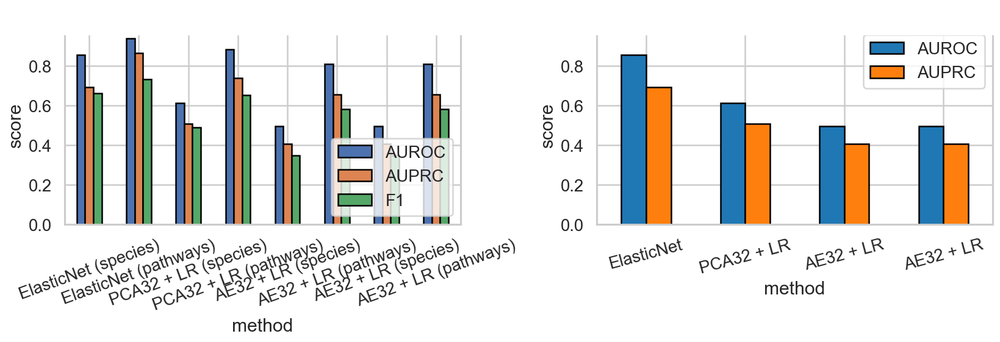
#> input picture data/sample_classification/classification_results.png, 1000 x 342 px, shrunk from 1639 x 561 before the run
$ python strip_titles.py
#> lines starting #> are read from the running program, lines starting #| are printed output that depends on the picture; after the words box and inside, x2 and y2 are one past the last pixel; in counts of white or black regions, pixels touching at a corner belong together
#!/usr/bin/env python3
"""Remove the baked-in top title band from result figures.

The thesis renamed the "Task A/B/C" sections to proper topic headings, but
several figures still carry "Task B: ..." titles rendered into the PNG. In a
paper the caption is the title, so we simply blank the top title band. The
band is detected as the first cluster of dark pixels at the very top, removed
up to the white gap before the plot/axes content begins.
"""
import sys

import numpy as np
from PIL import Image

TARGETS = [
    "data/sample_classification/classification_results.png",
    "data/protein_prioritization/figures/fig1_pr_curves.png",
    "data/protein_prioritization/figures/fig3_auprc_bars.png",
    "data/protein_prioritization/figures/fig4_stratified.png",
    "data/protein_prioritization/figures/fig6_v1_auprc.png",
    "data/protein_prioritization/figures/fig7_v1_pr.png",
    "data/protein_prioritization/figures/fig8_architecture.png",
    "data/protein_prioritization/figures/fig10_stratified_seq.png",
    "data/protein_prioritization/figures/fig12_seed_ci.png",
    "data/protein_prioritization/figures/fig20_bootstrap_ci.png",
    "data/cross_cohort/figures/fig13_crosscohort_auroc.png",
    "data/cross_cohort/figures/fig14_crosscohort_roc.png",
    "data/cross_cohort/figures/fig17_ec_crosscohort.png",
]


def strip(path, thresh=150):
#> called with thresh = 150
    img = Image.open(path).convert("RGB")
#> img is the input picture: PIL image 1000x342 RGB; mean R, G, B 227.4, 227.4, 225.8
    a = np.asarray(img).copy()
    gray = a.mean(axis=2)
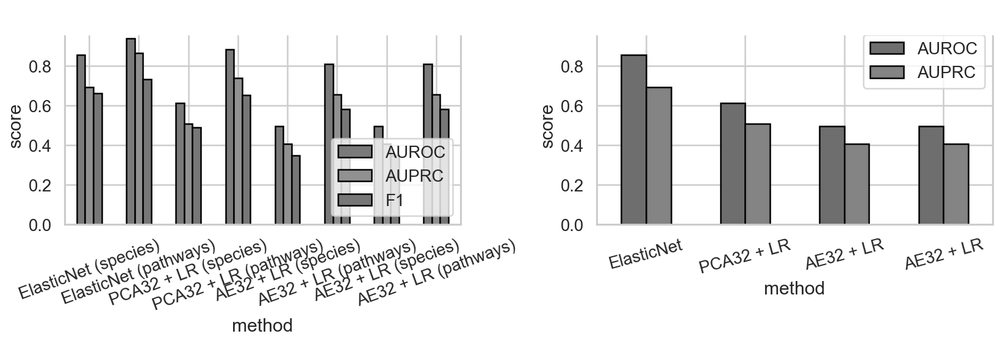
#> gray: shape (342, 1000) float64; min 0, max 255, mean 226.9
    dark = (gray < thresh).any(axis=1)
    n = len(dark)
#> n = 342

    i = 0
    while i < n and not dark[i]:
        i += 1
#> this loop made 38 passes
#> after the loop, i = 38
    title_start = i
#> title_start = 38
    while i < n and dark[i]:
        i += 1
#> after the loop, i = 231
    title_end = i
#> title_end = 231
    while i < n and not dark[i]:
        i += 1
#> this loop made 7 passes
#> after the loop, i = 238
    content_start = i
#> content_start = 238

    if title_start >= n or content_start >= n:
        print(f"  SKIP (no clear band): {path}")
        return False
    if title_start > 0.22 * n:
        print(f"  SKIP (first content not at top, start={title_start}): {path}")
        return False

    cut = (title_end + content_start) // 2
#> cut = 234
    a[0:cut, :, :] = 255
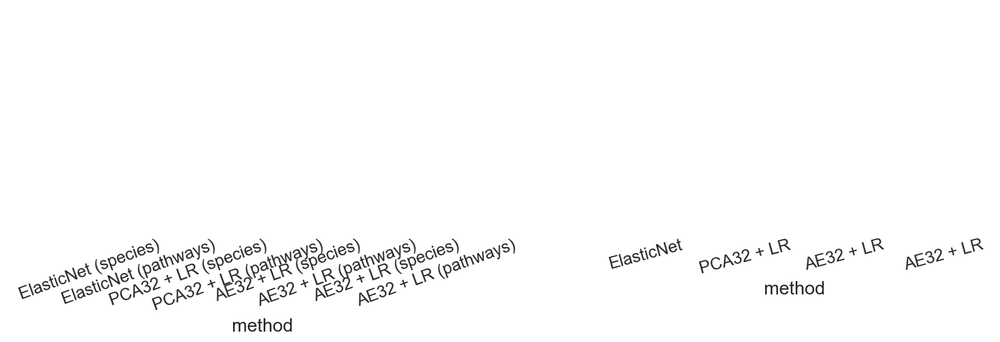
#> a: shape (342, 1000, 3); min 0, max 255, mean 250.8
    Image.fromarray(a).save(path)
    print(f"  stripped rows 0..{cut} (title {title_start}-{title_end}, "
          f"content @ {content_start}): {path}")
#|   stripped rows 0..234 (title 38-231, content @ 238): data/sample_classification/classification_results.png
    return True


if __name__ == "__main__":
    targets = sys.argv[1:] or TARGETS
    for t in targets:
        strip(t)
#> pass 2 of the loop `for t in targets:`:
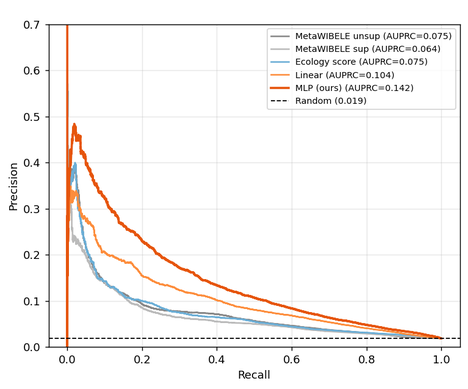
#> input picture data/protein_prioritization/figures/fig1_pr_curves.png, 468 x 389 px, shrunk from 767 x 637 before the run
#> in strip, img is the input picture: PIL image 468x389 RGB; mean R, G, B 247.2, 245, 243.9
#> in strip (call 2), `gray = a.mean(axis=2)`:
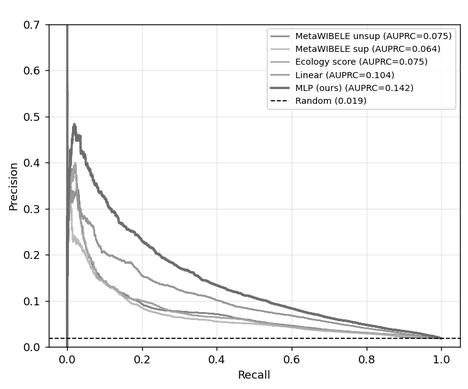
#> gray: shape (389, 468) float64; min 0, max 255, mean 245.4
#> n = 389
#> the loop in strip (call 2), `while i < n and not dark[i]:` made 21 passes
#> after the loop in strip (call 2), `while i < n and not dark[i]:`: i = 21
#> after the loop in strip (call 2), `while i < n and dark[i]:`: i = 351
#> the loop in strip (call 2), `while i < n and not dark[i]:` made 4 passes
#> after the loop in strip (call 2), `while i < n and not dark[i]:`: i = 355
#> cut = 353
#> in strip (call 2), `a[0:cut, :, :] = 255`:
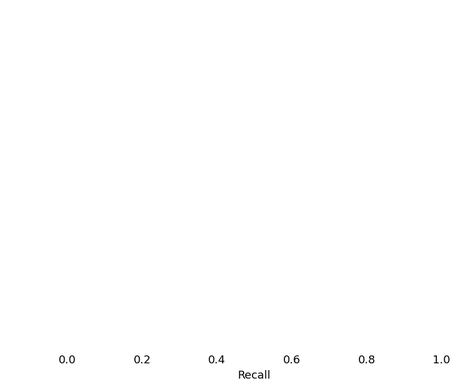
#> a: shape (389, 468, 3); 18.79% of pixels changed, all inside (x1, y1, x2, y2) = (6, 18, 464, 353)
#|   stripped rows 0..353 (title 21-351, content @ 355): data/protein_prioritization/figures/fig1_pr_curves.png
#> pass 3 of the loop `for t in targets:`:
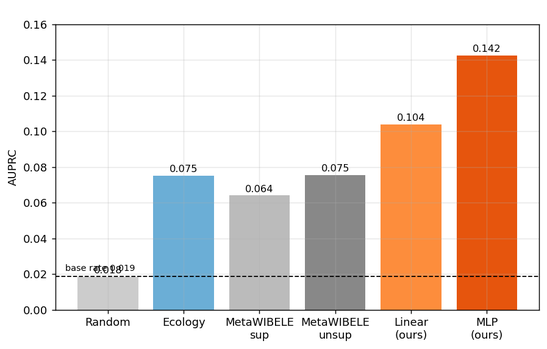
#> input picture data/protein_prioritization/figures/fig3_auprc_bars.png, 547 x 349 px, shrunk from 897 x 572 before the run
#> in strip, img is the input picture: PIL image 547x349 RGB; mean R, G, B 232.7, 217.5, 208.8
#> in strip (call 3), `gray = a.mean(axis=2)`:
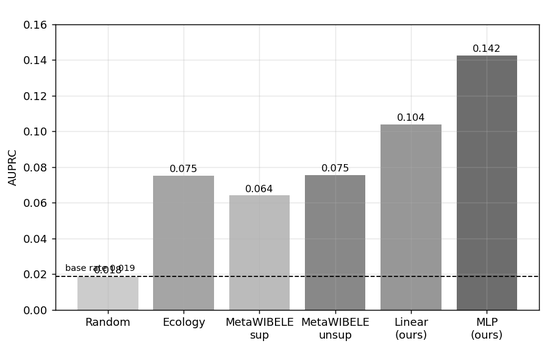
#> gray: shape (349, 547) float64; min 0, max 255, mean 219.7
#> n = 349
#> the loop in strip (call 3), `while i < n and not dark[i]:` made 21 passes
#> after the loop in strip (call 3), `while i < n and not dark[i]:`: i = 21
#> after the loop in strip (call 3), `while i < n and dark[i]:`: i = 314
#> the loop in strip (call 3), `while i < n and not dark[i]:` made 3 passes
#> after the loop in strip (call 3), `while i < n and not dark[i]:`: i = 317
#> cut = 315
#> in strip (call 3), `a[0:cut, :, :] = 255`:
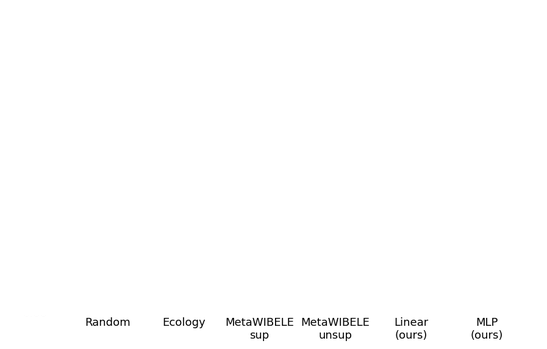
#> a: shape (349, 547, 3); min 0, max 255, mean 253.6
#|   stripped rows 0..315 (title 21-314, content @ 317): data/protein_prioritization/figures/fig3_auprc_bars.png
#> (the run stopped early here; a loop or call above may not have finished)
